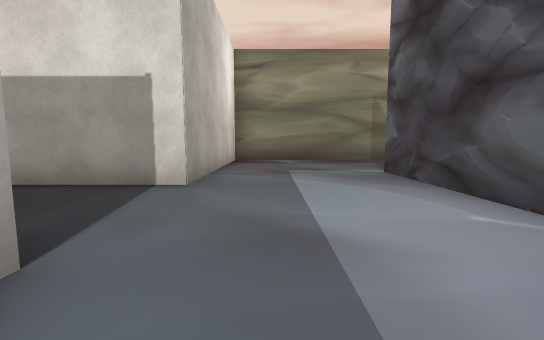
view 1 (above)

24 first-person views from a walk through a 3-D level made in the Unity game engine. The camera is 1.2 m above the floor, tilts 6° down and sees 90° across. The floor is counted in squares, 2 m on a side. Each view is taken from the middle of a square. On the plan, view 1 faces up. The plan holds only what a view shows up to about 9 squares ahead; the rest is blank. The player is left out. Some surface patterns are stand-ins.

view 2
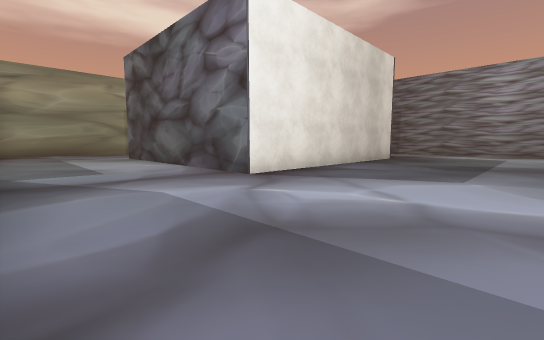

view 3
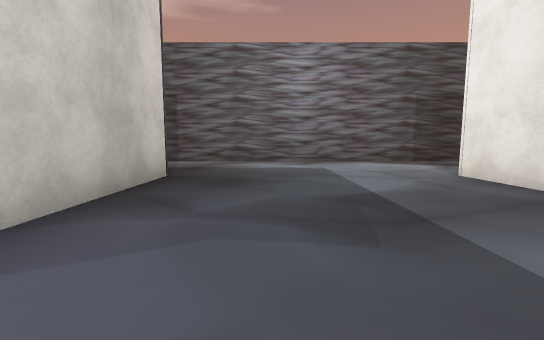

view 4
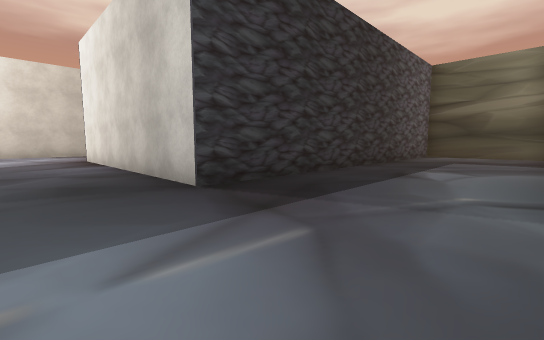

view 5
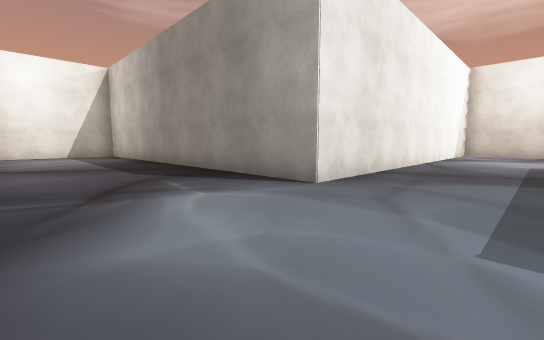

view 6
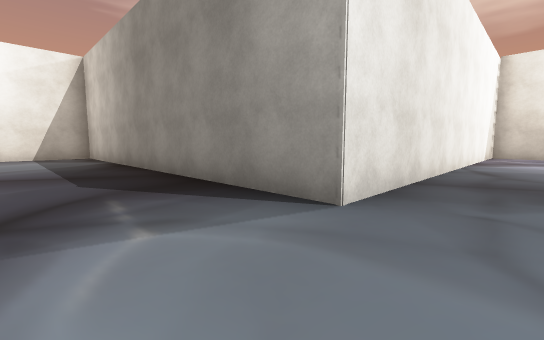

view 7
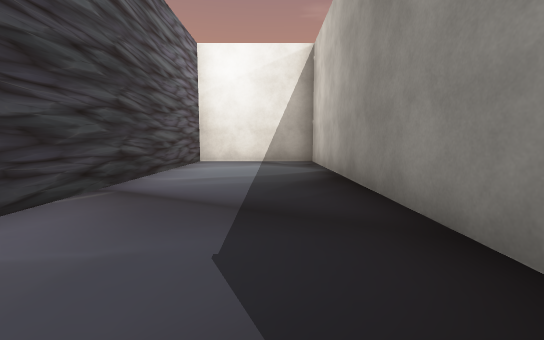

view 8
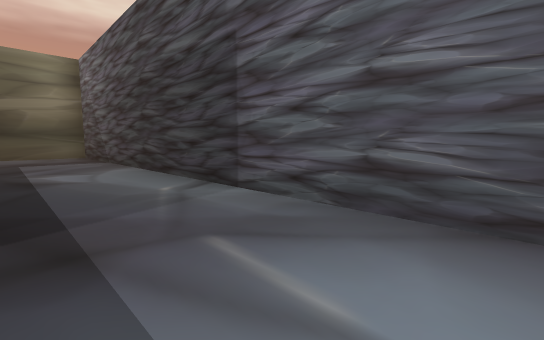

view 9
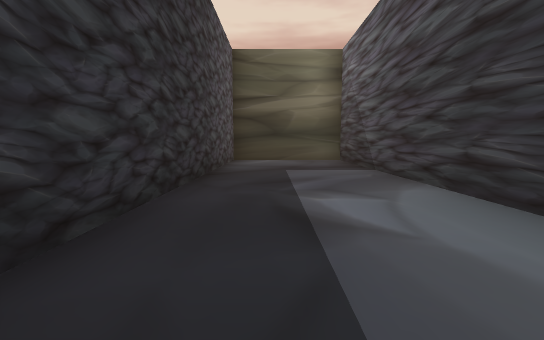

view 10
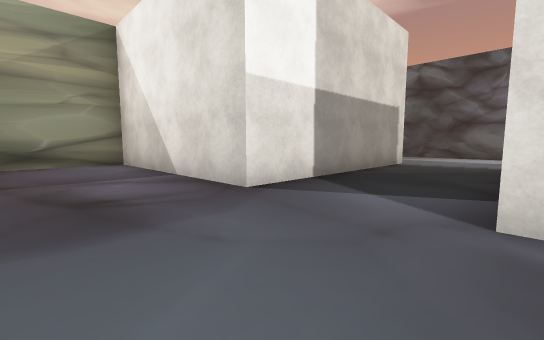

view 11
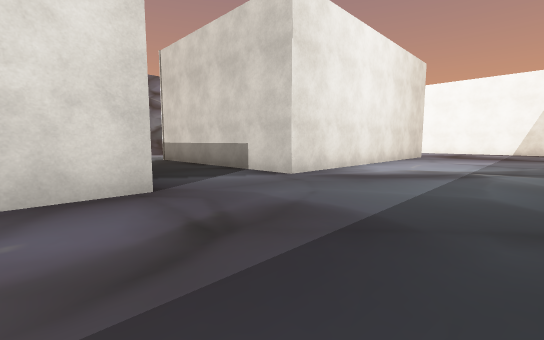

view 12
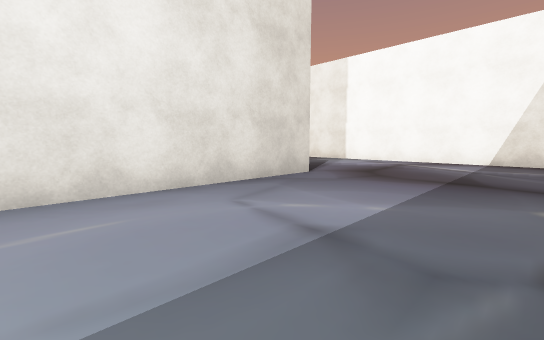

view 13
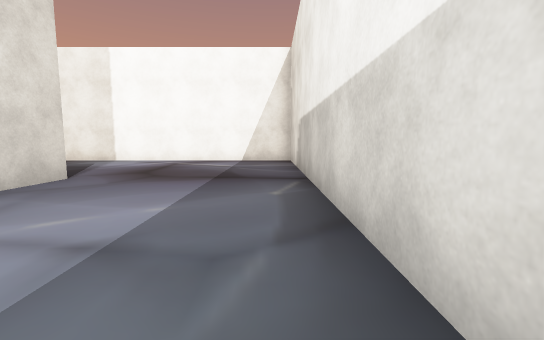

view 14
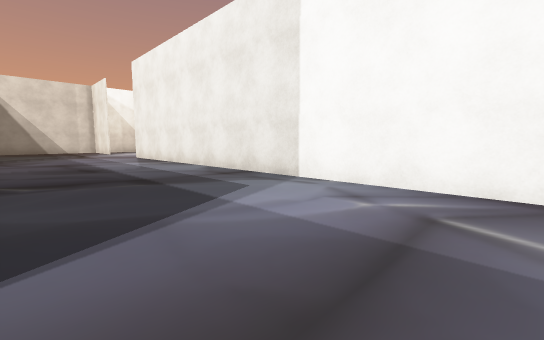

view 15
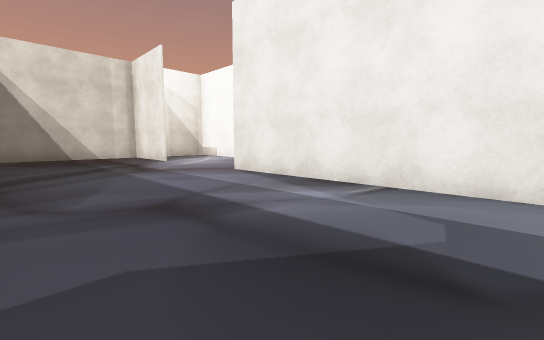

view 16
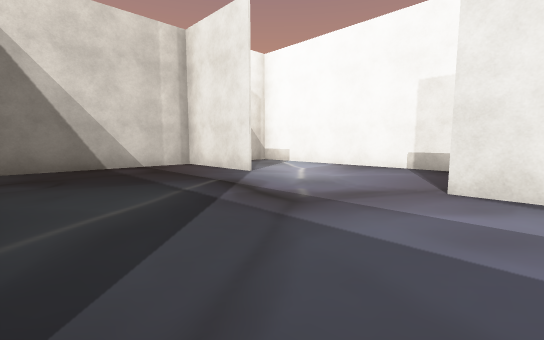

view 17
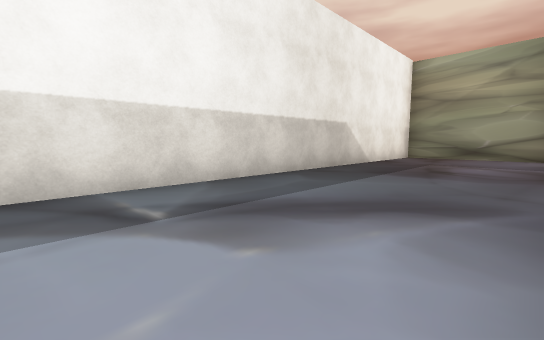

view 18
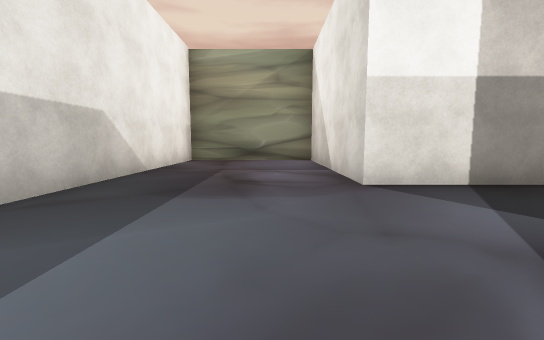

view 19
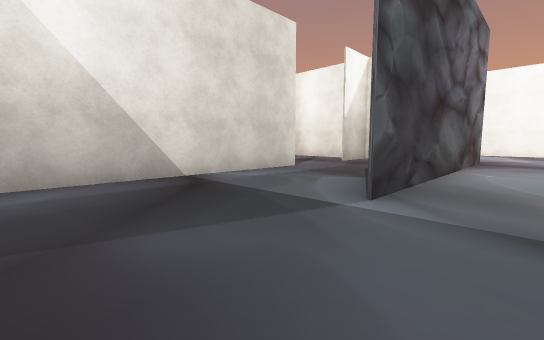

view 20
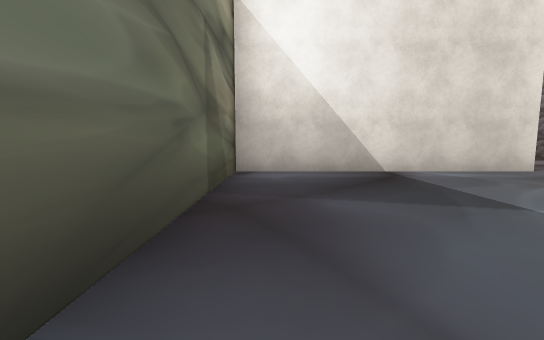

view 21
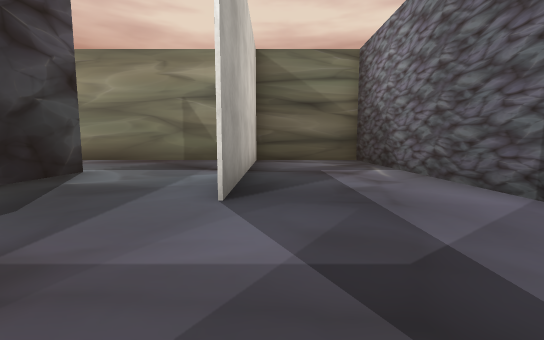

view 22
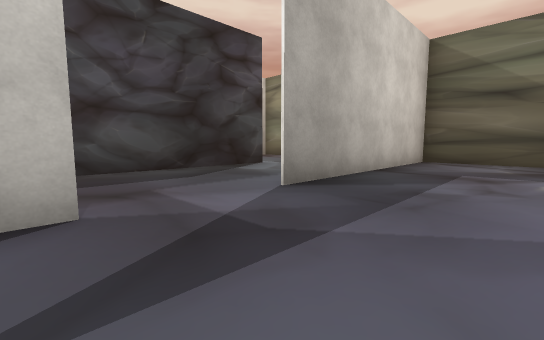

view 23
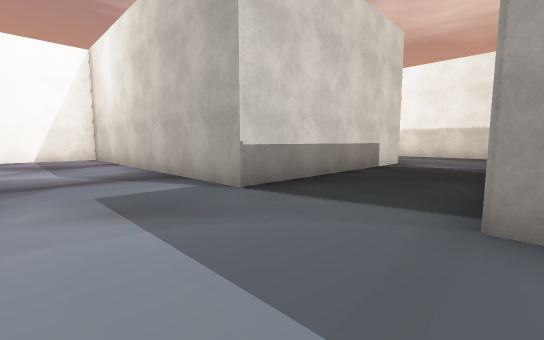

view 24
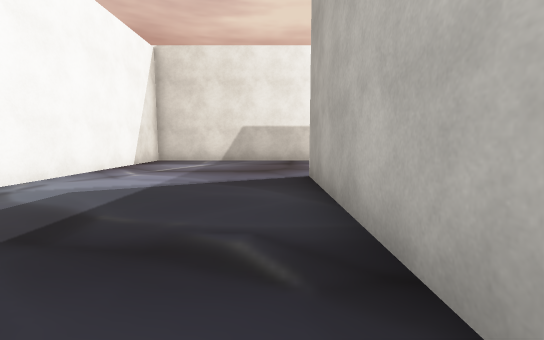

### Floor plan
Ten units are one square. View 1 is at (0, 0); x grows to the right and y downward. Boxes are objects, and circles mark ways between rooms. Rooms are numbered by the first view taken in them; rooms with no view inside come last. Other rooms are left out.
<svg viewBox="-111 -93 238 261">
<path fill="none" stroke="#000" d="M54 4 54 -4M54 -26 54 -88M-12 -12 -12 63 88 63 88 163 122 163 122 -88 90 -88M23 -54 23 -9M50 -88 -12 -88 -12 -37M88 -88 88 12 22 12 22 -54M-25 64 -67 64 -67 -12 -12 -12M32 134 85 134M61 106 87 106 87 62M-12 -37 -67 -37 -67 -88 -106 -88 -106 106 28 106M87 -26 87 -88M55 -5 55 1M55 -88 55 -26M90 -88 50 -88"/>
<circle cx="-10" cy="-25" r="3" fill="#2a7"/>
<circle cx="50" cy="-15" r="3" fill="#2a7"/>
<text x="60" y="20">1</text>
<text x="-40" y="70">2</text>
<text x="70" y="-40">3</text>
</svg>
Room 1 opens to room 2. Room 1 opens to room 3.

Where each view was taken, in squares from view 1:
view 1: 0 up, 0 right, facing up
view 2: 5 down, 1 left, facing up-right
view 3: 3 down, 4 right, facing right
view 4: 3 down, 12 right, facing up-left
view 5: 4 down, 12 right, facing down-left
view 6: 5 down, 11 right, facing down-left
view 7: 8 down, 10 right, facing down
view 8: 3 down, 10 right, facing up-right
view 9: 0 up, 10 right, facing up
view 10: 1 up, 9 left, facing up-right
view 11: 5 up, 10 left, facing down-right
view 12: 2 down, 10 left, facing down-right
view 13: 2 down, 10 left, facing down
view 14: 7 down, 8 left, facing down-right
view 15: 7 down, 2 left, facing down-right
view 16: 7 down, 2 right, facing down-right
view 17: 2 down, 7 left, facing up-left
view 18: 0 up, 8 left, facing up
view 19: 8 up, 1 right, facing down-right
view 20: 8 up, 0 right, facing right
view 21: 0 up, 6 right, facing up
view 22: 0 up, 8 right, facing up-left
view 23: 4 up, 1 right, facing down-left
view 24: 7 down, 2 left, facing left
